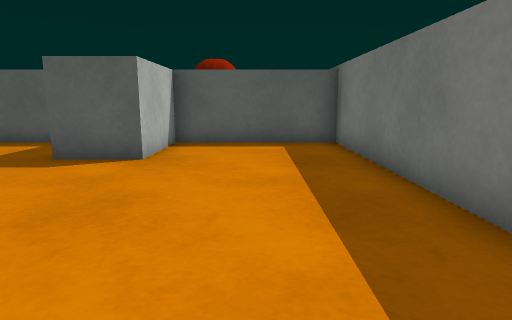
[1] (above)

14 first-person views from a walk through a scene from a Unity 3-D project. The camera is 0.64 m above the floor, tilts 10° down and sees 75° across. The floor is counted in squares, 0.5 m on a side. Each view is taken from the middle of a square. On the plan, view 1 faces up. The plan holds only what a view shows up to about 14 squares ahead; the rest is blank. Surface patterns are stand-ins for the level's own textures.

[2]
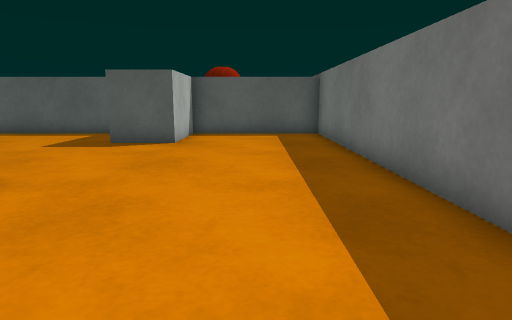

[3]
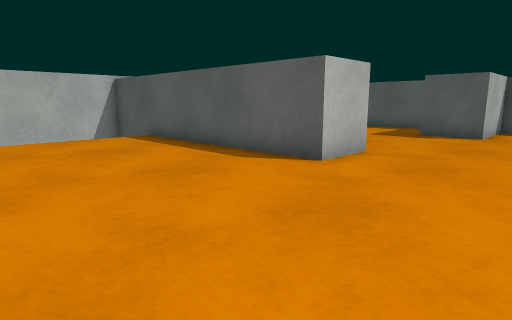

[4]
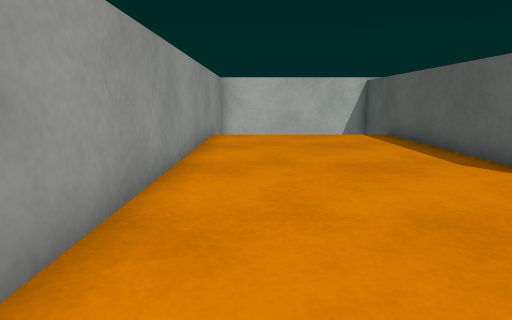

[5]
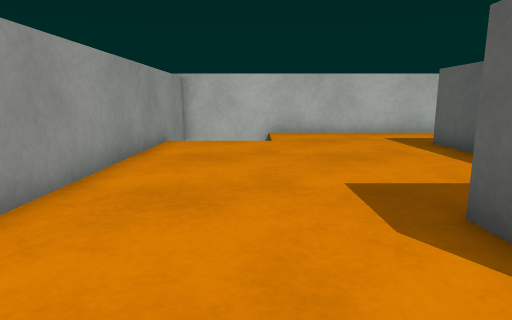

[6]
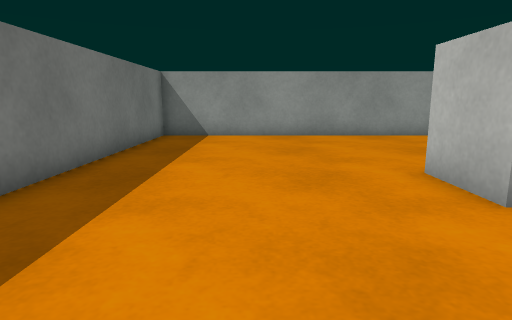

[7]
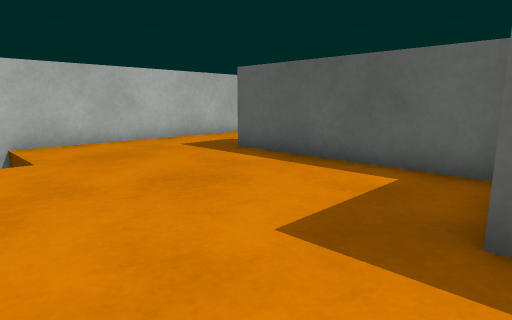

[8]
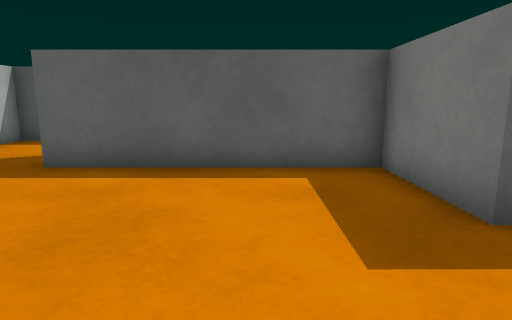

[9]
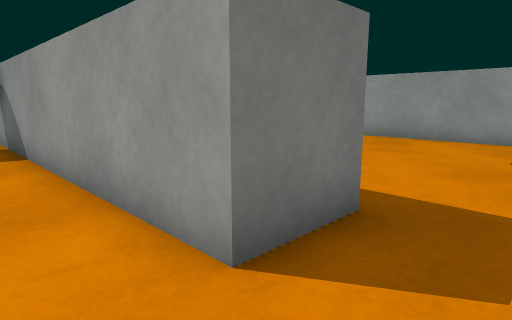

[10]
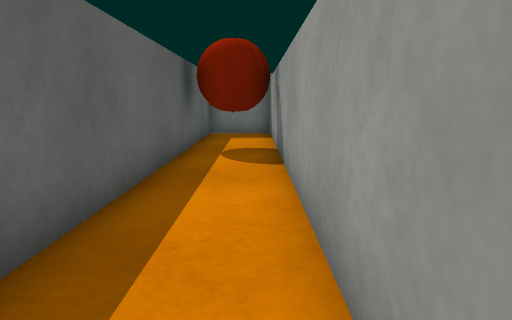

[11]
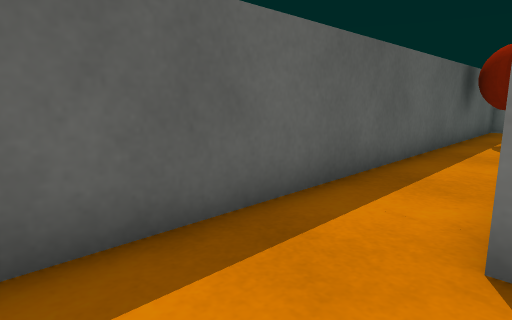

[12]
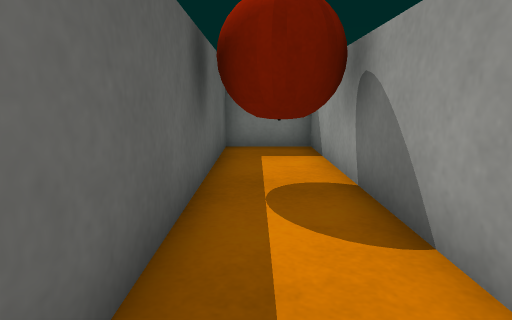

[13]
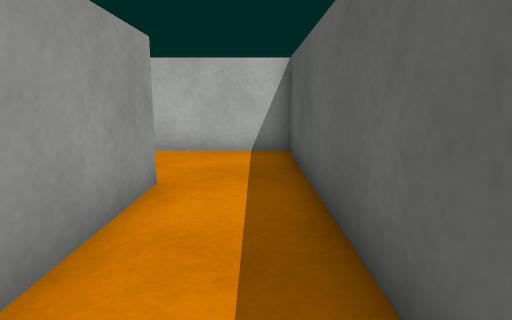

[14]
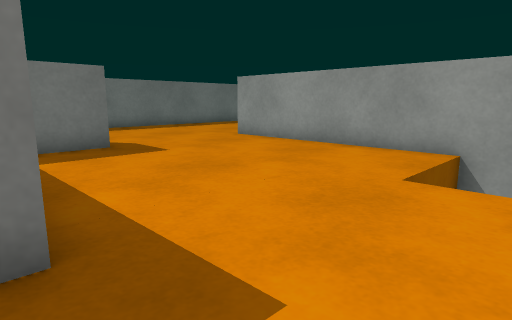

### Floor plan
Points are (right, up) in squares from view 1. A wall is a line through its corners. A room is listed if a view was taken in it or the views show most of it. See-through windows are left out.
Room 1 (views 1, 2, 3, 4, 5, 6, 7, 8)
walls: (-4.5, 10.4) (-11.2, 10.4); (-14.7, 2.1) (-4.1, 2.1) (-4.1, 0.1) (-14.1, 0.1); (-14.7, 10.4) (-14.7, 4); (-12.9, -6.6) (2.5, -6.6) (2.5, 10.4) (-2.6, 10.4)
ways out: opening at (-13, 11.5) to room 2
objects: block (-4, 7) to (-3, 10)
Room 2 (views 9, 10, 11, 12, 13, 14)
walls: (-11.2, 10.4) (-11.2, 12.4) (2.5, 12.4) (2.5, 14.9) (-14.7, 14.9) (-14.7, 10.4)
ways out: opening at (-13, 11.5) to room 1
objects: other object (-2, 13) to (-1, 14)

Where each view was taken, in squares from view 1:
view 1: 0 up, 0 right, facing up
view 2: 3 down, 0 right, facing up
view 3: 6 down, 0 right, facing up-left
view 4: 5 down, 1 right, facing left
view 5: 5 up, 1 left, facing left
view 6: 6 up, 1 left, facing down
view 7: 4 up, 4 left, facing up-left
view 8: 4 up, 7 left, facing up
view 9: 14 up, 13 left, facing down-right
view 10: 13 up, 11 left, facing right
view 11: 12 up, 14 left, facing up-right
view 12: 14 up, 7 left, facing right
view 13: 14 up, 6 left, facing left
view 14: 11 up, 14 left, facing down-right
